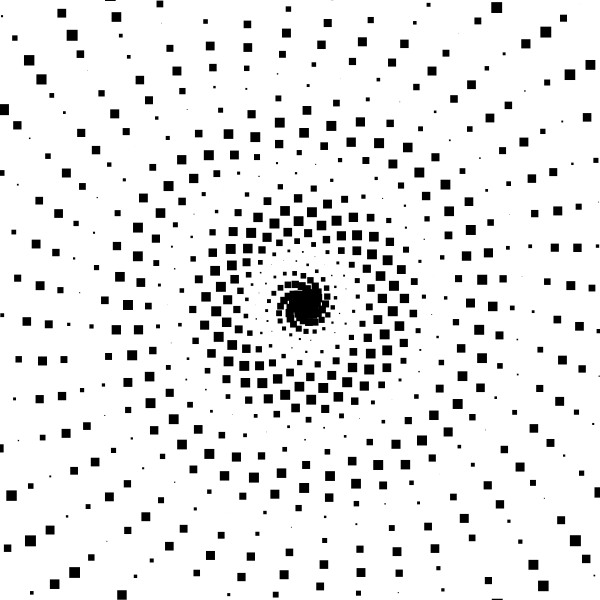
Frame 1 (no input)
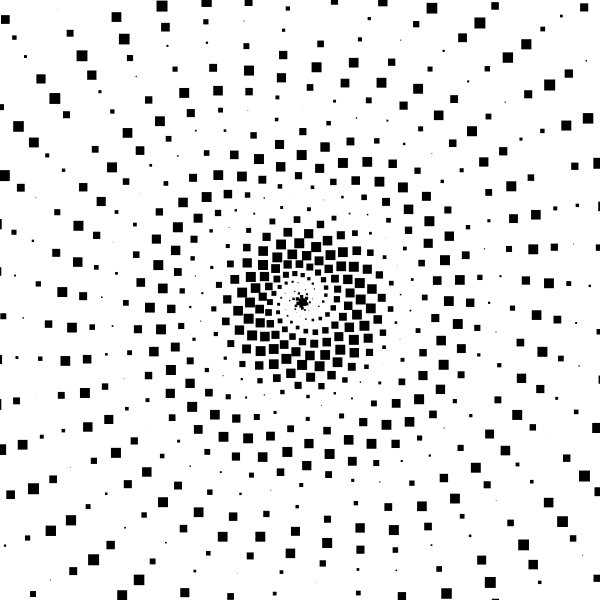
Frame 60 (the mouse pressed at the canvas centre just before this capture)
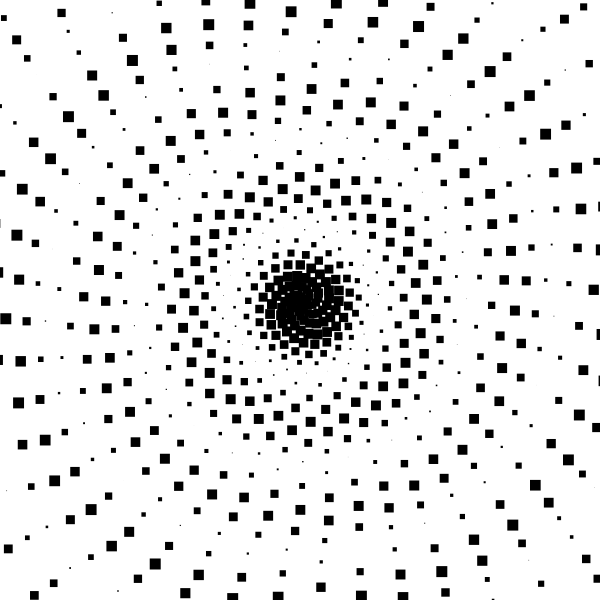
Frame 120 (the mouse held since frame 60 and released just before this capture)

The Processing sketch that drew these frames (run headless with seeded random() and noise(); from frame 60 on, the mouse is pressed at the canvas centre):

// Processing sketch: processing_88643
// ── processing_88643.pde

void setup() {
  size(600, 600);
  noStroke();
  smooth();
}
 
void draw() {
  background(255);
  for (int i = 0; i < 3000; i++) {
    float x = cos(i) * (i / 2) + width/2;
    float y = sin(i) * (i / 2) + height/2;
    float r = i / 500;
    fill(0);
    r += cos(radians(frameCount + i)) *10;  
    r = abs(r);
    rect(x, y, r, r);
  }
}
